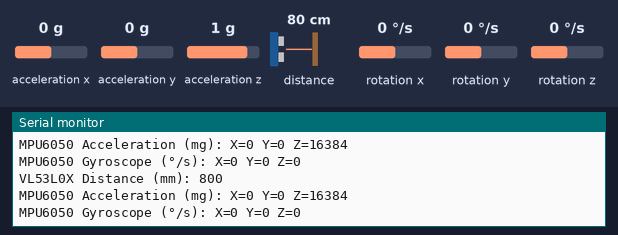
Bench run of a sketch on a simulated ESP8266 (NodeMCU). Shown: the last lines printed to the serial monitor. Inputs (shaded band) come from the test bench; at power-on: distance to the obstacle 80 cm, acceleration x 0 g, acceleration y 0 g, acceleration z 1 g, rotation x 0 °/s, rotation y 0 °/s, rotation z 0 °/s.

Above: at 1.2 s.
1.3 s: distance to the obstacle set to 250 cm
At 1.8 s:
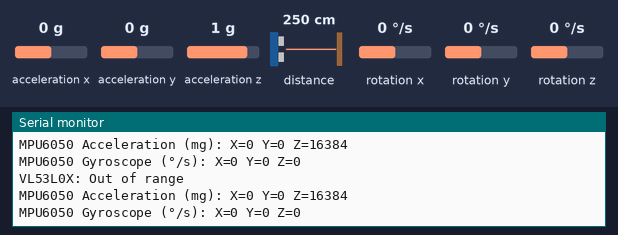
2.8 s: acceleration x set to -1.4 g
At 3.3 s:
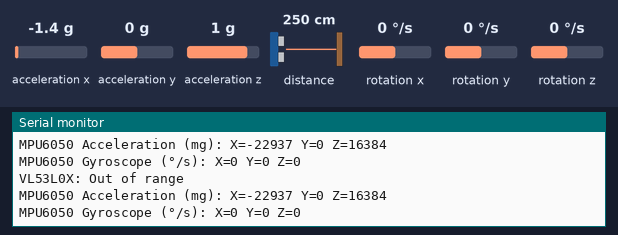
5.8 s: acceleration y set to -1.4 g
At 6.4 s:
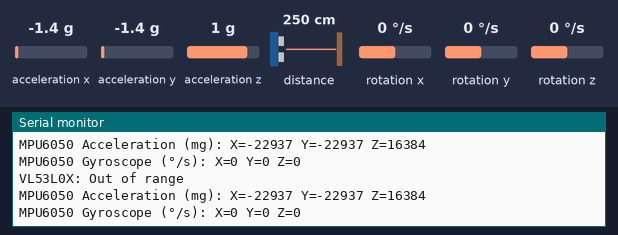
7.3 s: acceleration z set to -1.4 g
At 7.8 s:
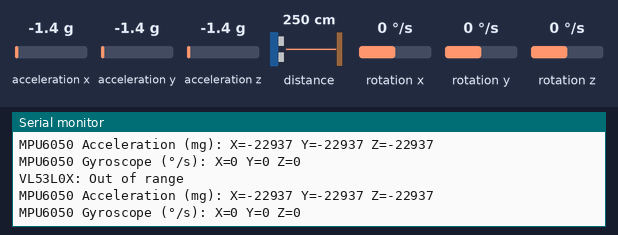
8.8 s: rotation x set to -192 °/s
At 9.5 s:
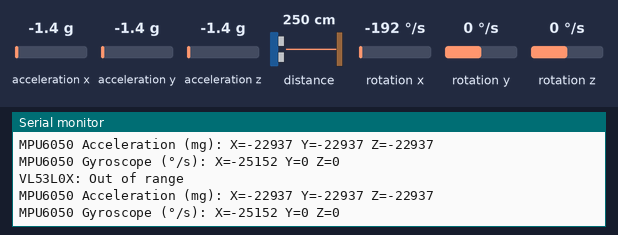

The sketch:

prior_single_tof_imu.ino
```cpp
#include <Wire.h>
#include <Adafruit_VL53L0X.h>
#include <MPU6050.h>

// Create instances for both sensors
Adafruit_VL53L0X lox = Adafruit_VL53L0X();
MPU6050 mpu;

void setup() {
  Serial.begin(115200);
  Serial.println("Initializing sensors...");

  // Initialize I2C only once
  Wire.begin(D2, D1);  // D2 = SDA, D1 = SCL for ESP8266 NodeMCU

  // Initialize VL53L0X sensor
  if (!lox.begin()) {
    Serial.println("Failed to initialize VL53L0X sensor!");
    while (1); // Halt the program if sensor is not detected
  }
  Serial.println("VL53L0X initialized successfully!");

  // Initialize MPU6050 sensor
  mpu.initialize();
  if (!mpu.testConnection()) {
    Serial.println("Failed to initialize MPU6050 sensor!");
    while (1); // Halt if MPU6050 is not detected
  }
  Serial.println("MPU6050 initialized successfully!");
}

void loop() {
  // VL53L0X distance measurement
  VL53L0X_RangingMeasurementData_t measure;
  lox.rangingTest(&measure, false);
  if (measure.RangeStatus != 4) {  // 4 means out of range
    Serial.print("VL53L0X Distance (mm): ");
    Serial.println(measure.RangeMilliMeter);
  } else {
    Serial.println("VL53L0X: Out of range");
  }

  // MPU6050 accelerometer and gyroscope data
  int16_t ax, ay, az;
  int16_t gx, gy, gz;
  mpu.getMotion6(&ax, &ay, &az, &gx, &gy, &gz);

  Serial.print("MPU6050 Acceleration (mg): X=");
  Serial.print(ax);
  Serial.print(" Y=");
  Serial.print(ay);
  Serial.print(" Z=");
  Serial.println(az);

  Serial.print("MPU6050 Gyroscope (°/s): X=");
  Serial.print(gx);
  Serial.print(" Y=");
  Serial.print(gy);
  Serial.print(" Z=");
  Serial.println(gz);

  delay(1);  // Delay between readings for readability and yield control
}
```

Measured:
- after the input at 1.3 s, the serial monitor: prints a new line at once (image 1)
- after the input at 2.8 s, the serial monitor: prints a new line at once (image 2)
- after the input at 5.8 s, the serial monitor: prints a new line at once (image 3)
- after the input at 7.3 s, the serial monitor: prints a new line at once (image 4)
- after the input at 8.8 s, the serial monitor: prints a new line at once (image 5)
